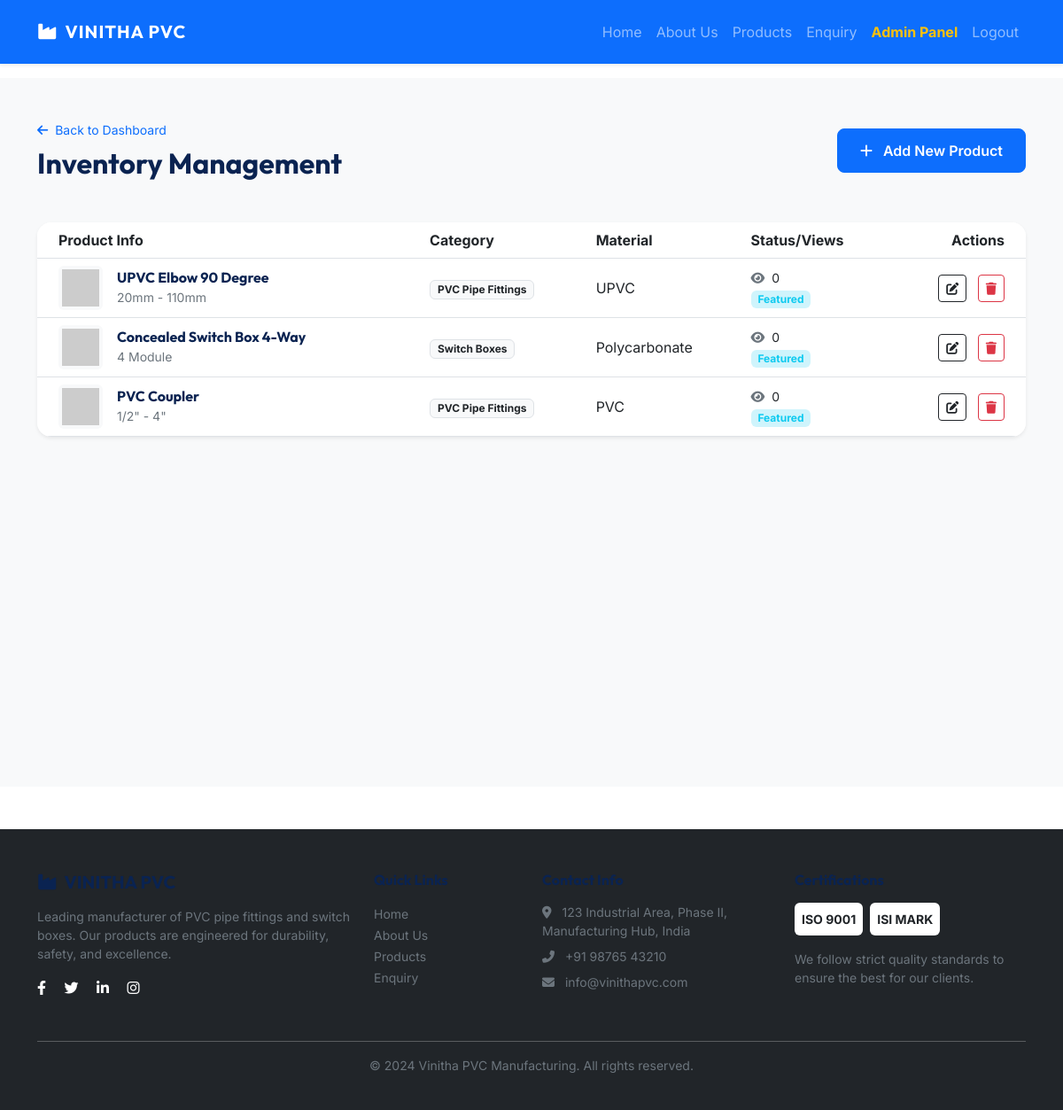
/admin/products (signed in), run on the app's committed database.
### models/models.py (models this page shows)
class Product(db.Model):
    __tablename__ = 'products'
    id = db.Column(db.Integer, primary_key=True)
    category_id = db.Column(db.Integer, db.ForeignKey('categories.id'))
    name = db.Column(db.String(200), nullable=False)
    description = db.Column(db.Text)
    specifications = db.Column(db.JSON)
    material = db.Column(db.String(100))
    size_range = db.Column(db.String(100))
    application = db.Column(db.String(255))
    image_url = db.Column(db.String(255))
    datasheet_url = db.Column(db.String(255))
    is_featured = db.Column(db.Boolean, default=False)
    views = db.Column(db.Integer, default=0)
    created_at = db.Column(db.DateTime, default=datetime.utcnow)
    updated_at = db.Column(db.DateTime, default=datetime.utcnow, onupdate=datetime.utcnow)

class Category(db.Model):
    __tablename__ = 'categories'
    id = db.Column(db.Integer, primary_key=True)
    name = db.Column(db.String(100), unique=True, nullable=False)
    description = db.Column(db.Text)
    products = db.relationship('Product', backref='category', lazy=True)
    created_at = db.Column(db.DateTime, default=datetime.utcnow)

### admin/routes.py (the view, shortened to what this page needs)
@admin_bp.route('/products', methods=['GET', 'POST'])
@login_required
def manage_products():
    products = Product.query.all()
    categories = Category.query.all()
    return render_template('admin/products.html', products=products, categories=categories)

### app.py (called while the page is built)
def create_app(config_class=Config):
    app = Flask(__name__)
    app.config.from_object(config_class)
    db.init_app(app)
    csrf = CSRFProtect(app)
    login_manager = LoginManager(app)
    login_manager.login_view = 'admin.login'
    login_manager.login_message_category = 'info'
    @login_manager.user_loader
    def load_user(user_id):
        return User.query.get(int(user_id))
    from routes.main import main_bp
    from admin.routes import admin_bp
    app.register_blueprint(main_bp)
    app.register_blueprint(admin_bp, url_prefix='/admin')
    os.makedirs(app.config['UPLOAD_FOLDER'], exist_ok=True)
    with app.app_context():
        pass
    return app

### templates/admin/products.html (shortened to what this page needs)
{% extends "layout.html" %}
{% block content %}
<div class="bg-light min-vh-100 py-5">
    <div class="container">
        <div class="d-flex justify-content-between align-items-center mb-5">
            <div>
                <a href="{{ url_for('admin.dashboard') }}" class="text-decoration-none small mb-2 d-block"><i
                        class="fas fa-arrow-left me-1"></i> Back to Dashboard</a>
                <h2 class="fw-bold mb-0">Inventory Management</h2>
            </div>
            <button class="btn btn-primary" data-bs-toggle="modal" data-bs-target="#addProductModal">
                <i class="fas fa-plus me-2"></i> Add New Product
            </button>
        </div>
        <div class="card border-0 shadow-sm rounded-4 overflow-hidden">
            <div class="table-responsive">
                <table class="table table-hover align-middle mb-0">
                    <thead class="bg-white">
                        <tr>
                            <th class="ps-4">Product Info</th>
                            <th>Category</th>
                            <th>Material</th>
                            <th>Status/Views</th>
                            <th class="text-end pe-4">Actions</th>
                        </tr>
                    </thead>
                    <tbody>
                        {% for product in products %}
                        <tr>
                            <td class="ps-4">
                                <div class="d-flex align-items-center">
                                    <div class="bg-light rounded p-1 me-3"
                                        style="width: 50px; height: 50px; overflow: hidden;">
                                        <img src="{{ url_for('static', filename='images/products/' + product.image_url) if product.image_url else 'https://via.placeholder.com/50' }}"
                                            class="img-fluid w-100 h-100 object-fit-cover">
                                    </div>
                                    <div>
                                        <h6 class="fw-bold mb-0">{{ product.name }}</h6>
                                        <small class="text-secondary">{{ product.size_range }}</small>
                                    </div>
                                </div>
                            </td>
                            <td><span class="badge bg-light text-dark border">{{ product.category.name }}</span></td>
                            <td>{{ product.material }}</td>
                            <td>
                                <div class="small"><i class="fas fa-eye me-1 text-secondary"></i> {{ product.views }}
                                </div>
                                {% if product.is_featured %}
                                <span class="badge bg-info-subtle text-info x-small">Featured</span>
                                {% endif %}
                            </td>
                            <td class="text-end pe-4">
                                <button class="btn btn-sm btn-outline-dark me-2"><i class="fas fa-edit"></i></button>
                                <button class="btn btn-sm btn-outline-danger"><i class="fas fa-trash"></i></button>
                            </td>
                        </tr>
                        {% endfor %}
                    </tbody>
                </table>
            </div>
        </div>
    </div>
</div>
{% endblock %}

### static/css/style.css (style rules this page uses)
:root { --primary-color: #0d6efd; --secondary-color: #198754; --dark-blue: #0a2351; --light-bg: #f8f9fa; --accent-color: #20c997; --font-heading: 'Outfit', sans-serif; --font-body: 'Inter', sans-serif; }
body { font-family: var(--font-body); background-color: #ffffff; color: #333; }
h1, h2, h3, h4, h5, h6 { font-family: var(--font-heading); color: var(--dark-blue); font-weight: 700; }
.btn-primary { padding: 12px 25px; font-weight: 600; border-radius: 8px; }

### data on the page
Product: name "UPVC Elbow 90 Degree", size_range "20mm - 110mm", category.name "PVC Pipe Fittings", material "UPVC", views "0", is_featured "Featured"
Product: name "Concealed Switch Box 4-Way", size_range "4 Module", category.name "Switch Boxes", material "Polycarbonate", views "0", is_featured "Featured"
Product: name "PVC Coupler", size_range "1/2\" - 4\"", category.name "PVC Pipe Fittings", material "PVC", views "0", is_featured "Featured"
